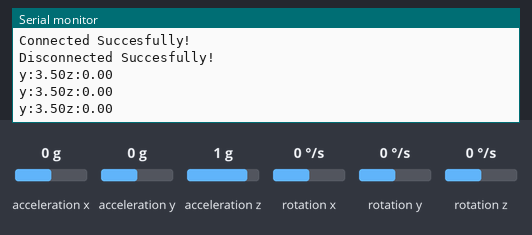
Bench run of a sketch on a simulated ESP32. On the bench: the last lines printed to the serial monitor. Wiring (inferred from the names in the program): MPU-6050 motion sensor at I2C address 0x68. Inputs (shaded band) come from the test bench; at power-on: rotation y 0 °/s, rotation z 0 °/s, acceleration x 0 g, acceleration y 0 g, acceleration z 1 g, rotation x 0 °/s. Nothing arrives over Bluetooth unless stated.

Above: at 1.2 s.
1.3 s: rotation y set to -192 °/s
At 2.0 s:
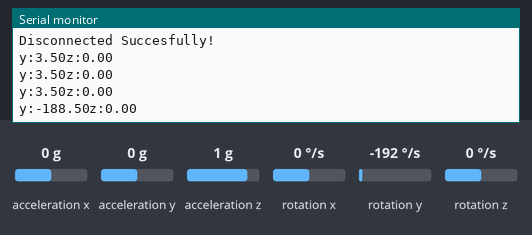
2.8 s: rotation z set to -192 °/s
At 3.5 s:
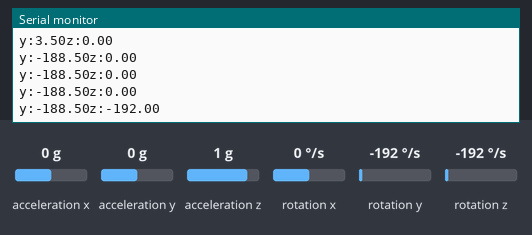
4.3 s: rotation y set to -100 °/s
At 5.0 s:
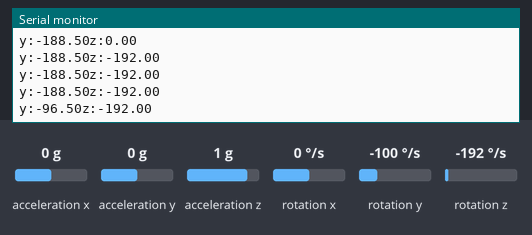
Timing chart, 0 to 7.3 s (numbered marks = the images above; inputs shaded):
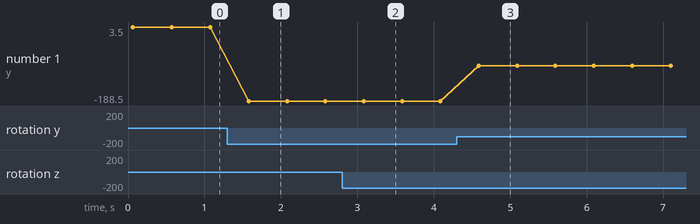

Measured:
- after the input at 1.3 s, the serial monitor: prints a new line after 0.28 s (image 1)
- after the input at 2.8 s, the serial monitor: prints a new line after 0.28 s (image 2)
- after the input at 4.3 s, the serial monitor: prints a new line after 0.29 s (image 3)
- plotted number 1: 3.5 → -188.5 after the input at 1.3 s, -188.5 → -96.5 after the input at 4.3 s

The sketch:

Sensor_M_sides_verblt.ino
```cpp
#include <Wire.h>
#include "BluetoothSerial.h"

BluetoothSerial SerialBT;

//MKPU-6050のアドレスとレジスタの設定
#define MPU6050_WHO_AM_I 0x75 //Read Only
#define MPU6050_PWR_MGMT_1 0x6B //Read and Write
#define MPU_ADDRESS 0x68
#define ysensor 34
#define y_min 105
#define y_range 0.9
String MACadd = "FC:F5:C4:1A:56:CA";
uint8_t address[6]  = {0xFC, 0xF5, 0xC4, 0x1A, 0x56, 0xCA};
//uint8_t address[6]  = {0x00, 0x1D, 0xA5, 0x02, 0xC3, 0x22};
String name = "OBDII";
char *pin = "1234"; //<- standard pin would be provided by default
bool connected;
char c;
long y;
int rotatey = 90;
int rotatez = 90;
int iy_b = 90;
byte by = 0;
byte bz = 0;
int az = 0;
int iy = 0;
int iz = 0;
void setup() {
  Serial.begin(9600);
  //I2Cスタート
  Wire.begin(21, 22); //SDA:21 SCL:22
  SerialBT.begin("ESP32test", true);
  Serial.println("The device started in master mode, make sure remote BT device is on!");
  connected = SerialBT.connect(address);

  if (connected) {
    Serial.println("Connected Succesfully!");
  } else {
    while (!SerialBT.connected(10000)) {
      Serial.println("Failed to connect. Make sure remote device is available and in range, then restart app.");
    }
  }
  // disconnect() may take upto 10 secs max
  if (SerialBT.disconnect()) {
    Serial.println("Disconnected Succesfully!");
  }
  // this would reconnect to the name(will use address, if resolved) or address used with connect(name/address).
  SerialBT.connect();
  //初回読み出し
  Wire.beginTransmission(MPU_ADDRESS);
  Wire.write(MPU6050_WHO_AM_I);
  Wire.write(0x00);
  Wire.endTransmission();

  //動作モードの読み出し
  Wire.beginTransmission(MPU_ADDRESS);
  Wire.write(MPU6050_PWR_MGMT_1);
  Wire.write(0x00);
  Wire.endTransmission();
  SerialBT.write(rotatey);
  SerialBT.write(rotatez);
}

void loop() {
  Wire.beginTransmission(0x68);
  Wire.write(0x3B);
  Wire.endTransmission(false);
  Wire.requestFrom(0x68, 14, true);
  while (Wire.available() < 14);
  int16_t axRaw, ayRaw, azRaw, gxRaw, gyRaw, gzRaw, Temperature;

  axRaw = Wire.read() << 8 | Wire.read();
  ayRaw = Wire.read() << 8 | Wire.read();
  azRaw = Wire.read() << 8 | Wire.read();
  Temperature = Wire.read() << 8 | Wire.read();
  gxRaw = Wire.read() << 8 | Wire.read();
  gyRaw = Wire.read() << 8 | Wire.read();
  gzRaw = Wire.read() << 8 | Wire.read();


  // 角速度値を分解能で割って角速度(degrees per sec)に変換する
  //FS_SEL_0 131 LSB / (°/s)
  float gyro_y = gyRaw / 131.0+3.5;
  float gyro_z = gzRaw / 131.0;
  if((150>gyro_y > 10 || -150<gyro_y<-10)&&(gyro_z>40||gyro_z<-40)){
    iy = (int)gyro_y;
    iz = (int)gyro_z;
    rotatey = rotatey + iy*0.18;
    rotatez = rotatez + iz*0.18;
    if(rotatey<30)rotatey=30;
    if(rotatey>150)rotatey=150;
    if(rotatez<30)rotatez=30;
    if(rotatez>150)rotatez=150;
    SerialBT.write(rotatey);
    SerialBT.write(rotatez);
    Serial.print("rotatey:");Serial.println(rotatey);
    Serial.print("rotatez:");Serial.println(rotatez);
  }
  else if ((150 > gyro_y > 10 ||-150 < gyro_y<-10)) {
    iy = (int)gyro_y;
    rotatey = rotatey + iy*0.18;
    if(rotatey<30)rotatey=30;
    if(rotatey>150)rotatey=150;
    SerialBT.write(rotatey);
    SerialBT.write(rotatez);
    Serial.print("rotatey:");Serial.println(rotatey);
  }
  else if((150>gyro_z >40||-150<gyro_z<-40)){
    iz=(int)gyro_z;
    rotatez = rotatez + iz*0.18;
    if(rotatez<30)rotatez=30;
    if(rotatez>150)rotatez=150;
    SerialBT.write(rotatey);
    SerialBT.write(rotatez);
    Serial.print("rotatez:");Serial.println(rotatez);
  }

  //Serial.print(acc_x);  Serial.print(",");
  // Serial.print(acc_y);  Serial.print(",");
  //Serial.print(acc_z);  Serial.print(",");
  //Serial.print(gyro_x); Serial.print(",");Serial.println(rotate);
  Serial.print("y:");Serial.print(gyro_y);
  Serial.print("z:"); Serial.println(gyro_z);
  delay(500);
}
```
